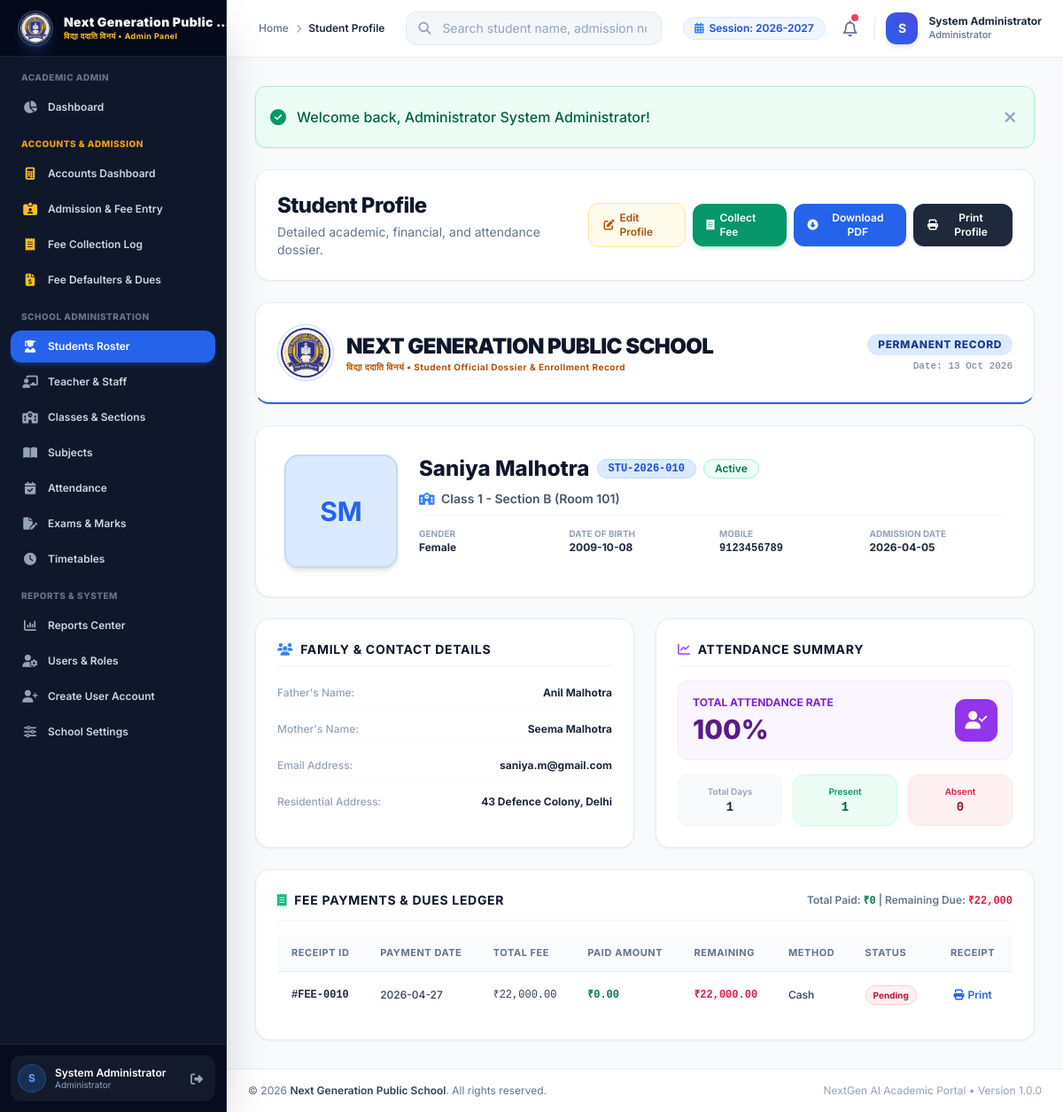
The app's page /admin/students/view.php?id=10 (signed in) with its own data.
### tables this page shows
CREATE TABLE `school_settings` (
  `id` INT AUTO_INCREMENT PRIMARY KEY,
  `setting_key` VARCHAR(100) NOT NULL UNIQUE,
  `setting_value` TEXT DEFAULT NULL,
  `updated_at` DATETIME DEFAULT CURRENT_TIMESTAMP ON UPDATE CURRENT_TIMESTAMP
);

CREATE TABLE `students` (
  `id` INT AUTO_INCREMENT PRIMARY KEY,
  `admission_no` VARCHAR(30) NOT NULL UNIQUE,
  `password` VARCHAR(255) DEFAULT NULL,
  `first_name` VARCHAR(50) NOT NULL,
  `last_name` VARCHAR(50) NOT NULL,
  `father_name` VARCHAR(100) NOT NULL,
  `mother_name` VARCHAR(100) NOT NULL,
  `dob` DATE NOT NULL,
  `gender` ENUM('Male', 'Female', 'Other') NOT NULL,
  `class_id` INT NOT NULL,
  `section` VARCHAR(20) NOT NULL,
  `mobile` VARCHAR(20) NOT NULL,
  `email` VARCHAR(100) DEFAULT NULL,
  `address` TEXT,
  `admission_date` DATE NOT NULL,
  `photo` VARCHAR(255) DEFAULT NULL,
  `status` ENUM('Active', 'Inactive', 'Graduated') DEFAULT 'Active',
  `created_at` DATETIME DEFAULT CURRENT_TIMESTAMP,
  `updated_at` DATETIME DEFAULT CURRENT_TIMESTAMP ON UPDATE CURRENT_TIMESTAMP,
  FOREIGN KEY (`class_id`) REFERENCES `classes`(`id`) ON DELETE CASCADE
);

CREATE TABLE `classes` (
  `id` INT AUTO_INCREMENT PRIMARY KEY,
  `class_name` VARCHAR(50) NOT NULL,
  `section` VARCHAR(20) NOT NULL,
  `teacher_id` INT DEFAULT NULL,
  `room_number` VARCHAR(30) NOT NULL,
  `academic_session` VARCHAR(30) NOT NULL DEFAULT '2026-2027',
  `created_at` DATETIME DEFAULT CURRENT_TIMESTAMP,
  `updated_at` DATETIME DEFAULT CURRENT_TIMESTAMP ON UPDATE CURRENT_TIMESTAMP,
  FOREIGN KEY (`teacher_id`) REFERENCES `teachers`(`id`) ON DELETE SET NULL
);

CREATE TABLE `fees` (
  `id` INT AUTO_INCREMENT PRIMARY KEY,
  `student_id` INT NOT NULL,
  `class_id` INT NOT NULL,
  `registration_fee` DECIMAL(10,2) DEFAULT 0.00,
  `admission_fee` DECIMAL(10,2) DEFAULT 0.00,
  `annual_fee` DECIMAL(10,2) DEFAULT 0.00,
  `tuition_fee` DECIMAL(10,2) DEFAULT 0.00,
  `library_fee` DECIMAL(10,2) DEFAULT 0.00,
  `computer_fee` DECIMAL(10,2) DEFAULT 0.00,
  `activity_fee` DECIMAL(10,2) DEFAULT 0.00,
  `magazine_fee` DECIMAL(10,2) DEFAULT 0.00,
  `exam_fee` DECIMAL(10,2) DEFAULT 0.00,
  `penalty_fee` DECIMAL(10,2) DEFAULT 0.00,
  `other_fee` DECIMAL(10,2) DEFAULT 0.00,
  `discount_amount` DECIMAL(10,2) DEFAULT 0.00,
  `fee_type` VARCHAR(50) DEFAULT 'Admission & Term',
  `total_amount` DECIMAL(10,2) NOT NULL,
  `paid_amount` DECIMAL(10,2) NOT NULL,
  `remaining_amount` DECIMAL(10,2) NOT NULL,
  `paid_months` VARCHAR(255) DEFAULT 'April, May',
  `payment_date` DATE NOT NULL,
  `payment_method` ENUM('Cash', 'UPI', 'Card', 'Bank Transfer', 'Cheque') DEFAULT 'Cash',
  `payment_status` ENUM('Paid', 'Partial', 'Pending') NOT NULL,
  `remarks` VARCHAR(255) DEFAULT NULL,
  `created_at` DATETIME DEFAULT CURRENT_TIMESTAMP,
  `updated_at` DATETIME DEFAULT CURRENT_TIMESTAMP ON UPDATE CURRENT_TIMESTAMP,
  FOREIGN KEY (`student_id`) REFERENCES `students`(`id`) ON DELETE CASCADE,
  FOREIGN KEY (`class_id`) REFERENCES `classes`(`id`) ON DELETE CASCADE
);

### admin/students/view.php (the view, shortened to what the rows shown need)
<?php
require_once __DIR__ . '/../../includes/header.php';
$student_id = intval($_GET['id'] ?? 0);
try {
    $stmt = $pdo->prepare("SELECT s.*, c.class_name, c.room_number
        FROM students s
        LEFT JOIN classes c ON s.class_id = c.id
        WHERE s.id = :id LIMIT 1");
    $stmt->execute(['id' => $student_id]);
    $student = $stmt->fetch();
    $fees_stmt = $pdo->prepare("SELECT * FROM fees WHERE student_id = :student_id ORDER BY id DESC");
    $fees_stmt->execute(['student_id' => $student_id]);
    $fee_records = $fees_stmt->fetchAll();
} catch (PDOException $e) {
    set_flash('error', 'Database error: ' . $e->getMessage());
    header('Location: ' . base_url('admin/students/index.php'));
    exit();
}
?>
<div class="space-y-6">
    <div class="flex flex-col sm:flex-row sm:items-center justify-between gap-4 bg-white p-6 rounded-2xl border border-slate-200/80 shadow-sm no-print">
        <div>
            <h1 class="text-2xl font-extrabold text-slate-900 tracking-tight">Student Profile</h1>
        </div>
    </div>
    <div id="student-profile-printable" class="space-y-6">
    <div class="bg-white rounded-2xl border border-slate-200/80 shadow-sm p-6 flex flex-col sm:flex-row items-center justify-between gap-4 border-b-2 border-b-blue-600">
        <div class="flex items-center space-x-3.5">
            <div>
                <h1 class="text-xl sm:text-2xl font-black text-slate-900 tracking-tight uppercase leading-tight">Next Generation Public School</h1>
            </div>
        </div>
    </div>
    <div class="bg-white rounded-2xl border border-slate-200/80 shadow-sm p-6 md:p-8">
        <div class="flex flex-col md:flex-row items-center md:items-start gap-6">
            <div class="w-32 h-32 rounded-2xl bg-blue-100 text-blue-600 font-bold flex items-center justify-center text-3xl overflow-hidden border-2 border-blue-200 shadow-md shrink-0">
                <?php if (!empty($student['photo']) && file_exists(__DIR__ . '/../../assets/uploads/' . $student['photo'])): ?>
                    <img src="<?= base_url('assets/uploads/' . e($student['photo'])) ?>" alt="Photo" class="w-full h-full object-cover">
                <?php else: ?>
                    <?= strtoupper(substr($student['first_name'], 0, 1) . substr($student['last_name'], 0, 1)) ?>
                <?php endif; ?>
            </div>
            <div class="flex-1 text-center md:text-left space-y-2">
                <div class="flex flex-wrap items-center justify-center md:justify-start gap-2">
                    <h2 class="text-2xl font-extrabold text-slate-900"><?= e($student['first_name'] . ' ' . $student['last_name']) ?></h2>
                    <span class="px-3 py-0.5 rounded-full text-xs font-mono font-bold bg-blue-100 text-blue-700 border border-blue-200">
                        <?= e($student['admission_no']) ?>
                    </span>
                    <span class="px-3 py-0.5 rounded-full text-xs font-semibold bg-emerald-50 text-emerald-700 border border-emerald-200">
                        <?= e($student['status']) ?>
                    </span>
                </div>
                <p class="text-sm font-semibold text-slate-600">
                    <i class="fa-solid fa-school text-blue-500 mr-1"></i> <?= e($student['class_name']) ?> - Section <?= e($student['section']) ?> (<?= e($student['room_number'] ?? 'N/A') ?>)
                </p>
                <div class="pt-3 grid grid-cols-2 sm:grid-cols-4 gap-4 text-xs font-medium text-slate-600 border-t border-slate-100 mt-3">
                    <div>
                        <span class="text-slate-400 block text-[10px] uppercase font-bold">Gender</span>
                        <span class="font-bold text-slate-800"><?= e($student['gender']) ?></span>
                    </div>
                    <div>
                        <span class="text-slate-400 block text-[10px] uppercase font-bold">Date of Birth</span>
                        <span class="font-bold text-slate-800"><?= e($student['dob']) ?></span>
                    </div>
                    <div>
                        <span class="text-slate-400 block text-[10px] uppercase font-bold">Mobile</span>
                        <span class="font-bold text-slate-800 font-mono"><?= e($student['mobile']) ?></span>
                    </div>
                    <div>
                        <span class="text-slate-400 block text-[10px] uppercase font-bold">Admission Date</span>
                        <span class="font-bold text-slate-800"><?= e($student['admission_date']) ?></span>
                    </div>
                </div>
            </div>
        </div>
    </div>
    <div class="grid grid-cols-1 md:grid-cols-2 gap-6">
        <div class="bg-white rounded-2xl border border-slate-200/80 shadow-sm p-6 space-y-4">
            <div class="space-y-3 text-xs font-medium text-slate-700">
                <div class="flex justify-between py-1.5 border-b border-slate-50">
                    <span class="text-slate-400">Father's Name:</span>
                    <span class="font-bold text-slate-800"><?= e($student['father_name'] ?: 'N/A') ?></span>
                </div>
                <div class="flex justify-between py-1.5 border-b border-slate-50">
                    <span class="text-slate-400">Mother's Name:</span>
                    <span class="font-bold text-slate-800"><?= e($student['mother_name'] ?: 'N/A') ?></span>
                </div>
                <div class="flex justify-between py-1.5 border-b border-slate-50">
                    <span class="text-slate-400">Email Address:</span>
                    <span class="font-bold text-slate-800"><?= e($student['email'] ?: 'N/A') ?></span>
                </div>
                <div class="flex justify-between py-1.5">
                    <span class="text-slate-400">Residential Address:</span>
                    <span class="font-bold text-slate-800 text-right max-w-xs"><?= e($student['address'] ?: 'N/A') ?></span>
                </div>
            </div>
        </div>
    </div>
    <div class="bg-white rounded-2xl border border-slate-200/80 shadow-sm p-6">
        <div class="overflow-x-auto">
            <table class="w-full text-left border-collapse">
                <thead>
                    <tr class="bg-slate-50/80 border-b border-slate-200/80 text-[11px] font-bold text-slate-500 uppercase tracking-wider">
                        <th class="py-3 px-4">Receipt ID</th>
                        <th class="py-3 px-4">Payment Date</th>
                        <th class="py-3 px-4">Total Fee</th>
                        <th class="py-3 px-4">Paid Amount</th>
                        <th class="py-3 px-4">Remaining</th>
                        <th class="py-3 px-4">Method</th>
                        <th class="py-3 px-4">Status</th>
                        <th class="py-3 px-4 text-center">Receipt</th>
                    </tr>
                </thead>
                <tbody class="divide-y divide-slate-100 text-xs font-medium text-slate-700">
                    <?php if (empty($fee_records)): ?>
                        <tr>
                            <td colspan="8" class="py-8 text-center text-slate-400">No fee payment history found for this student.</td>
                        </tr>
                    <?php else: ?>
                        <?php foreach ($fee_records as $f): ?>
                            <tr class="hover:bg-slate-50 transition-colors">
                                <td class="py-3 px-4 font-mono font-bold text-slate-800">#FEE-<?= str_pad($f['id'], 4, '0', STR_PAD_LEFT) ?></td>
                                <td class="py-3 px-4"><?= e($f['payment_date']) ?></td>
                                <td class="py-3 px-4 font-mono">₹<?= number_format($f['total_amount'], 2) ?></td>
                                <td class="py-3 px-4 font-mono font-bold text-emerald-700">₹<?= number_format($f['paid_amount'], 2) ?></td>
                                <td class="py-3 px-4 font-mono font-bold <?= $f['remaining_amount'] > 0 ? 'text-rose-600' : 'text-slate-400' ?>">
                                    ₹<?= number_format($f['remaining_amount'], 2) ?>
                                </td>
                                <td class="py-3 px-4"><?= e($f['payment_method']) ?></td>
                                <td class="py-3 px-4">
                                    <span class="inline-flex items-center px-2 py-0.5 rounded-full text-[10px] font-bold <?= $f['payment_status'] === 'Paid' ? 'bg-emerald-50 text-emerald-700 border border-emerald-200' : ($f['payment_status'] === 'Partial' ? 'bg-amber-50 text-amber-700 border border-amber-200' : 'bg-rose-50 text-rose-700 border border-rose-200') ?>">
                                        <?= e($f['payment_status']) ?>
                                    </span>
                                </td>
                                <td class="py-3 px-4 text-center">
                                    <a href="<?= base_url('admin/fees/receipt.php?id=' . $f['id']) ?>" target="_blank" class="p-1.5 text-blue-600 hover:text-blue-800 hover:bg-blue-50 rounded-lg transition-colors font-semibold flex items-center justify-center space-x-1">
                                        <i class="fa-solid fa-print"></i>
                                        <span>Print</span>
                                    </a>
                                </td>
                            </tr>
                        <?php endforeach; ?>
                    <?php endif; ?>
                </tbody>
            </table>
        </div>
    </div>
    </div>
</div>
<?php require_once __DIR__ . '/../../includes/footer.php'; ?>

### includes/navbar.php (shortened to what the rows shown need)
<?php
$current_academic_session = get_school_setting('academic_session', '2026-2027');
?>
<header class="sticky top-0 z-30 bg-white/90 backdrop-blur-md border-b border-slate-200/80 no-print">
    <div class="flex items-center justify-between h-16 px-4 md:px-6">
        <div class="flex items-center space-x-3">
            <div class="hidden lg:flex items-center space-x-1.5 px-3 py-1 bg-blue-50 text-blue-700 rounded-full text-xs font-semibold border border-blue-100">
                <i class="fa-solid fa-calendar-days text-blue-500"></i>
                <span>Session: <?= e($current_academic_session) ?></span>
            </div>
        </div>
    </div>
</header>

### records on screen
school_settings: setting_value "2026-2027"
students: first_name+last_name "SM", first_name+last_name "Saniya Malhotra", admission_no "STU-2026-010", status "Active", class.class_name "Class 1", section "B", class.room_number "Room 101", gender "Female", dob "2009-10-08", mobile "9123456789", admission_date "2026-04-05", father_name "Anil Malhotra", mother_name "Seema Malhotra", email "saniya.m@gmail.com", address "43 Defence Colony, Delhi"
fees: id "0010", payment_date "2026-04-27", total_amount "22,000.00", paid_amount "0.00", remaining_amount "22,000.00", payment_method "Cash", payment_status "Pending"

### other values on screen
$role_badge "Admin Panel"
substr($_SESSION['full_name'] ?? 'U', 0, 1) "S"
$_SESSION['full_name'] "System Administrator"
$role_label "Administrator"
$page_title "Student Profile"
$nav_role_title "Administrator"
$flash['text'] "Welcome back, Administrator System Administrator!"
$att_pct "100"
$att_total "1"
$att_present "1"
$att_summary['absent_days'] ?: 0 "0"
$total_paid_sum "0"
$total_rem_sum "22,000"
